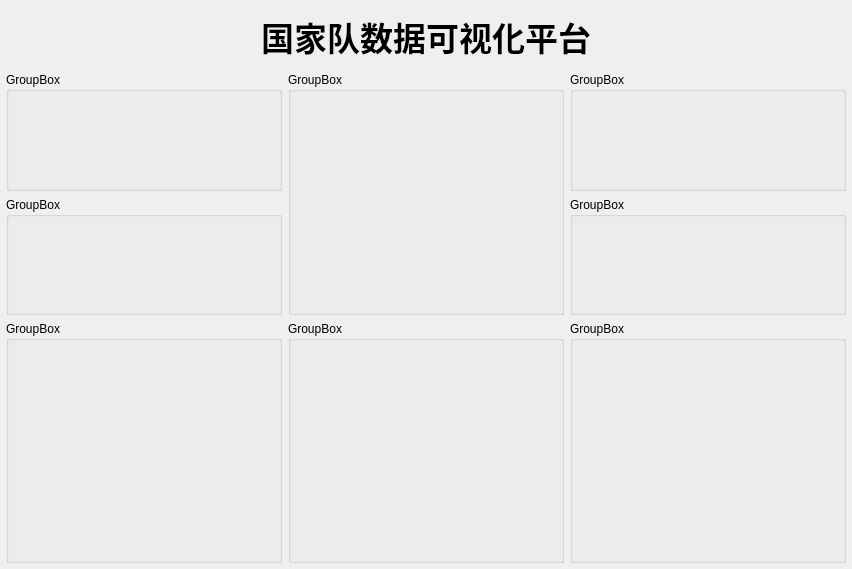
<?xml version="1.0" encoding="UTF-8"?>
<ui version="4.0">
 <class>DashBoard</class>
 <widget class="QWidget" name="DashBoard">
  <property name="geometry">
   <rect>
    <x>0</x>
    <y>0</y>
    <width>852</width>
    <height>569</height>
   </rect>
  </property>
  <property name="windowTitle">
   <string>Form</string>
  </property>
  <property name="autoFillBackground">
   <bool>false</bool>
  </property>
  <property name="styleSheet">
   <string notr="true">#DashBoard{border-image: url(:/Images/res/images/backend.png);}</string>
  </property>
  <layout class="QVBoxLayout" name="verticalLayout_3">
   <property name="spacing">
    <number>-1</number>
   </property>
   <property name="leftMargin">
    <number>6</number>
   </property>
   <property name="topMargin">
    <number>6</number>
   </property>
   <property name="rightMargin">
    <number>6</number>
   </property>
   <property name="bottomMargin">
    <number>6</number>
   </property>
   <item>
    <layout class="QHBoxLayout" name="horizontalLayout">
     <item>
      <spacer name="horizontalSpacer">
       <property name="orientation">
        <enum>Qt::Horizontal</enum>
       </property>
       <property name="sizeHint" stdset="0">
        <size>
         <width>40</width>
         <height>20</height>
        </size>
       </property>
      </spacer>
     </item>
     <item>
      <widget class="QLabel" name="label">
       <property name="maximumSize">
        <size>
         <width>16777215</width>
         <height>60</height>
        </size>
       </property>
       <property name="font">
        <font>
         <pointsize>25</pointsize>
         <bold>true</bold>
        </font>
       </property>
       <property name="frameShape">
        <enum>QFrame::NoFrame</enum>
       </property>
       <property name="text">
        <string>国家队数据可视化平台</string>
       </property>
       <property name="alignment">
        <set>Qt::AlignCenter</set>
       </property>
      </widget>
     </item>
     <item>
      <spacer name="horizontalSpacer_2">
       <property name="orientation">
        <enum>Qt::Horizontal</enum>
       </property>
       <property name="sizeHint" stdset="0">
        <size>
         <width>40</width>
         <height>20</height>
        </size>
       </property>
      </spacer>
     </item>
    </layout>
   </item>
   <item>
    <layout class="QHBoxLayout" name="horizontalLayout_3">
     <item>
      <layout class="QVBoxLayout" name="verticalLayout">
       <item>
        <widget class="QGroupBox" name="groupBox">
         <property name="title">
          <string>GroupBox</string>
         </property>
        </widget>
       </item>
       <item>
        <widget class="QGroupBox" name="groupBox_4">
         <property name="title">
          <string>GroupBox</string>
         </property>
        </widget>
       </item>
      </layout>
     </item>
     <item>
      <widget class="QGroupBox" name="groupBox_3">
       <property name="title">
        <string>GroupBox</string>
       </property>
      </widget>
     </item>
     <item>
      <layout class="QVBoxLayout" name="verticalLayout_2">
       <item>
        <widget class="QGroupBox" name="groupBox_2">
         <property name="title">
          <string>GroupBox</string>
         </property>
        </widget>
       </item>
       <item>
        <widget class="QGroupBox" name="groupBox_7">
         <property name="title">
          <string>GroupBox</string>
         </property>
        </widget>
       </item>
      </layout>
     </item>
    </layout>
   </item>
   <item>
    <layout class="QHBoxLayout" name="horizontalLayout_2">
     <item>
      <widget class="QGroupBox" name="groupBox_5">
       <property name="title">
        <string>GroupBox</string>
       </property>
      </widget>
     </item>
     <item>
      <widget class="QGroupBox" name="groupBox_8">
       <property name="title">
        <string>GroupBox</string>
       </property>
      </widget>
     </item>
     <item>
      <widget class="QGroupBox" name="groupBox_6">
       <property name="title">
        <string>GroupBox</string>
       </property>
      </widget>
     </item>
    </layout>
   </item>
  </layout>
 </widget>
 <resources/>
 <connections/>
</ui>
